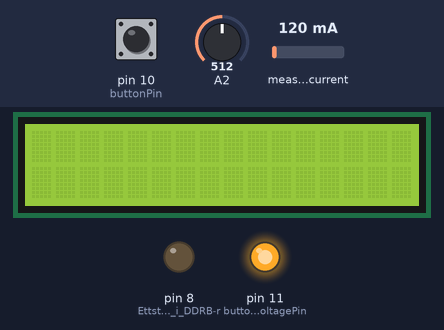
This sketch was run on a simulated Arduino Uno, built with avr-gcc and run on an emulated ATmega328P. On the bench: 16×2 character LCD, output pins drawn as LEDs (lit = HIGH). The test bench sets the inputs (shaded band); at power-on: pin 10 (buttonPin) HIGH, A2 = 512, measured current 120 mA.

Above: at 0.1 s.
Timing chart, 0 to 1.6 s (numbered marks = the images above):
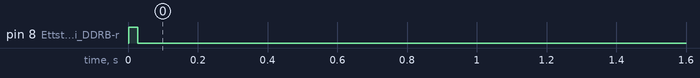

The sketch:

ARDU_P02.ino
```cpp
// include the library code:
#include "functions.h"
#include <ACS712.h> //Bibliotek innehållande kod för omvandling av data från ACS712
#include <LiquidCrystal.h> //Standardbibliotek för arduino inneållande drivrutiner för LCD-skärm.

float adcVoltage;
float sensValue;

float powerMoment;
float powerAvg;
float prevpowerAvg;
float powerTot;
bool iterator = false;

float timerValue;

uint16_t timer0_counter = 0;
uint32_t timer1_counter = 0;
int v1, v2, v3, v4, v5;
int* values[5] = { &v1,&v2,&v3,&v4,&v5 };

const uint8_t buttonPin = 10;
const uint8_t buttonvoltagePin = 11;
volatile uint8_t buttonState;


const uint8_t rs = 12, en = 9, d4 = 5, d5 = 4, d6 = 3, d7 = 2; //Sätter div. portar på LCDn.
ACS712 currentSensor(A0); //Initierar mätning på ACS712-sensor på pin A0 via konstruktor.
LiquidCrystal lcd(rs, en, d4, d5, d6, d7); //Initierar LCDn via konstruktor.

#define BUTTON_PRESSED digitalRead(buttonPin) == HIGH
#define BUTTON_NPRESSED digitalRead(buttonPin) == LOW
#define LCD_BACKL_ON digitalWrite(8,HIGH)
#define LCD_BACKL_OFF digitalWrite(8,LOW)
#define CURRENT_AMPS currentAvg>=1000
#define CURRENT_MAMPS currentAvg<1000
#define POWER_WATTS powerMoment >=1
#define POWER_MWATTS powerMoment <1

#define TIMER0_ELAPSED_MS 5000 // Timer 0 löper ut efter en minut.
#define TIMER0_MAXV (uint32_t)(TIMER0_ELAPSED_MS / 0.128 + 0.5) // Här definierar vi maxvärdet för Timer0.

#define TIMER1_ELAPSED_MS 30 // Timer 1 löper ut efter 30ms.
#define TIMER1_MAXV (uint16_t)(TIMER1_ELAPSED_MS / 0.128 + 0.5) // Här definierar vi maxvärdet för Timer1.

void setup() {

	Serial.begin(9600); //Initierar seriell kommunikation i 9600kbps.

	noInterrupts(); // disable all interrupts

	TCCR0B = (1 << CS01);
	TIMSK0 = (1 << TOIE0);

	TCCR1B = (1 << CS11) | (1 << WGM12);
	OCR1A = 256;
	TIMSK1 = (1 << OCIE1A);

	PCICR = (1 << PCIE0);
	PCMSK0 |= (1 << PCINT2);
	interrupts(); // enable all interrupts

	pinMode(A2, INPUT);
	pinMode(8, OUTPUT); //Ettställer pin 8 i DDRB-registret, som strömförser backlighten på LCDn.
	pinMode(buttonPin, INPUT_PULLUP);
	pinMode(buttonvoltagePin, OUTPUT);
	digitalWrite(buttonvoltagePin, HIGH);

	LCD_BACKL_OFF; //Sätter pin åttas output till låg, vilket innebär att skärmen är av vid start.
	lcd.begin(16, 2); // set up the LCD's number of columns and rows.
}

ISR(PCINT0_vect) {

	PCMSK0 &= ~(1 << PCINT2); //Stänger av interrupts på knappen.
	TIMSK1 |= (1 << OCIE1A); //Initierar timer 1.

	if (BUTTON_NPRESSED) print_power();
	else print_voltage_amps();

	interrupts();
}

ISR(TIMER0_OVF_vect) {

	if (++timer0_counter >= TIMER0_MAXV) {
		measure_power_avg();
	}
}

ISR(TIMER1_COMPA_vect) {

	if (++timer1_counter >= TIMER1_MAXV) {

		timer1_counter = 0; //Nollställer timer-räknaren.

		PCICR = (1 << PCIE0); //Slår återigen på interrupts på knappen.
		PCMSK0 |= (1 << PCINT2);
	}
}


float get_voltage() {
	adcVoltage = (analogRead(A2) * 5);
	return ((adcVoltage / 1023) * 5) * 1.15;
}

long get_current() {

	sensValue = currentSensor.mA_DC();
	if (sensValue < 0.9) { //Filtrerar skräpvärden.
		sensValue = 0;
	}

	for (int i = 0; i < 5; i++) {
		*values[i] = (sensValue / 10);
		delay(20);
	}
	return ((v1 + v2 + v3 + v4 + v5) / 5);
	//^Plussar ihop 10 mätvärden och dividerar med 10 för att få medelvärde.
}

void print_voltage_amps() {

		for (int i = 0; i < 5; i++) {

			float voltage = get_voltage();
			long currentAvg = get_current();

			LCD_BACKL_ON; //Sätter pin åttas output till hög, dvs 5v (Närmare 3.5v via USB).

			lcd.print("                ");//Rensar raden inför uppdatering.
			lcd.setCursor(0, 0);
			lcd.print("Volt: ");
			lcd.print(voltage);
			lcd.print(" V");

			lcd.print("                ");//Rensar raden inför uppdatering.
			lcd.setCursor(0, 1); //Sätter pekaren till rad 2 på LCD-skärmen.
			lcd.print("Amp = ");

			if (CURRENT_MAMPS) { //Ifall mätvärdet är i mA-range printar vi med mA-suffix.
				lcd.print(currentAvg);
				lcd.print(" mA");
			}
			else if (CURRENT_AMPS) { //Ifall mätvärdet överstiger eller = 1000mA använder vi Ampere-suffix.
				lcd.print(currentAvg / 1000);
				lcd.print(" A");
			}
			delay(500);
		}
	return;
}

void print_power() {

	for (int i = 0; i < 5; i++) {

		float voltage = get_voltage();
		long currentAvg = get_current();

		powerMoment = voltage * (currentAvg / 1000);

		LCD_BACKL_ON; //Sätter pin åttas output till hög, dvs 5v (Närmare 3.5v via USB).

		lcd.print("                ");//Rensar raden inför uppdatering.
		lcd.setCursor(0, 0);
		lcd.print("PowM: ");
		lcd.print(powerMoment);
		lcd.print(" W");

		lcd.print("                ");//Rensar raden inför uppdatering.
		lcd.setCursor(0, 1); //Sätter pekaren till rad 2 på LCD-skärmen.
		lcd.print("PowAvg = ");

		if (POWER_WATTS) { //Ifall mätvärdet överstiger 999 mW använder vi W-enheten.
			lcd.print(powerTot/1000);
			lcd.print(" W");
		}
		else if (POWER_MWATTS) { //Ifall mätvärdet är på under 1W använder vi mW-enheten.
			lcd.print(powerTot);
			lcd.print(" mW");
		}

		delay(500);
	}
	return;
}

void measure_power_avg() {

	float voltage = get_voltage();
	long currentAvg = get_current();
	powerAvg = voltage * (currentAvg/10);

	if (iterator = false) {
		prevpowerAvg = powerAvg;
		iterator = !iterator;
	}

	powerTot = ((prevpowerAvg + powerAvg) / 2);

	return;
}

void lcd_sleep() {

	lcd.setCursor(0, 0);
	lcd.print("                ");
	lcd.setCursor(0, 1);
	lcd.print("                ");
	LCD_BACKL_OFF;

	return;
}

void loop() {

}
```

functions.h
```cpp
#ifndef _FUNCTIONS_h
#define _FUNCTIONS_h

#if defined(ARDUINO) && ARDUINO >= 100
	#include "arduino.h"
#else
	#include "WProgram.h"
#endif

#define BUTTON_PRESSED buttonState == HIGH
#define LCD_BACKL_ON digitalWrite(8,HIGH)
#define LCD_BACKL_OFF digitalWrite(8,LOW)
#define CURRENT_AMPS currentAvg>=1000
#define CURRENT_MAMPS currentAvg<1000
#define POWER_WATTS powerMoment >=1
#define POWER_MWATTS powerMoment <1

void check_button();
float get_voltage();
long get_current();
void print_voltage_amps();
void print_power();
void init_powermeasure();
void lcd_sleep();


#endif
```
